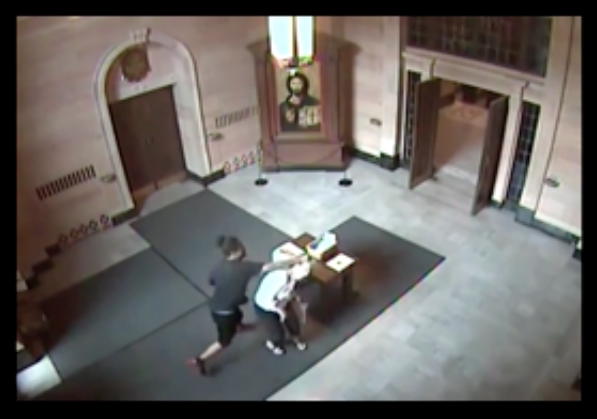
#> input picture dataset/A001-010.png, 1194 x 838 px, found by its file name (shown at 1/2 size); its folder holds 4 pictures in this run
$ python compress_images.py
#> lines starting #> are read from the running program, lines starting #| are printed output that depends on the picture
import os
from PIL import Image

def compress_images():
    src_dir = r"d:\COLLEGE\HACKATHON\Prototype\Crime-X-main\frontend\public\dataset"
    if not os.path.exists(src_dir):
        print("Source directory does not exist:", src_dir)
        return

    files = [f for f in os.listdir(src_dir) if f.lower().endswith(('.png', '.jpg', '.jpeg'))]
    print(f"Found {len(files)} files to compress.")

    for i, file in enumerate(files):
        path = os.path.join(src_dir, file)
        try:
            with Image.open(path) as img:
#> img is the input picture: PIL image 1194x838 RGBA; mean R, G, B, A 105.4, 100.9, 97.7, 255
                img.thumbnail((150, 150))
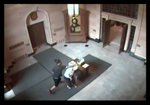
#> img: PIL image 150x105 RGBA; mean R, G, B, A 105.5, 101, 97.8, 255
                img.save(path, format="PNG", optimize=True)
            if (i + 1) % 20 == 0 or i == len(files) - 1:
                print(f"Compressed {i + 1}/{len(files)} files...")
        except Exception as e:
            print(f"Error compressing {file}: {e}")
#> pass 2 of the loop in compress_images, `for i, file in enumerate(files):`:
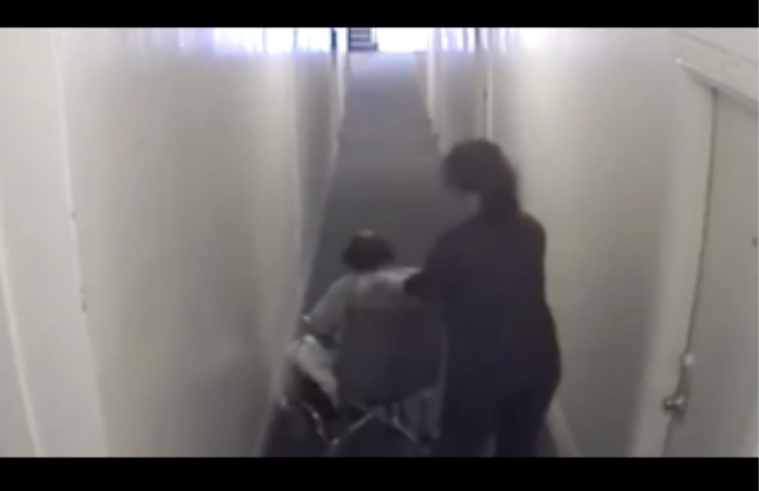
#> input picture dataset/A003-032.png, 1518 x 982 px, found by its file name (shown at 1/2 size)
#> in compress_images, img is the input picture: PIL image 1518x982 RGBA; mean R, G, B, A 117.9, 114.3, 113.6, 255
#> in compress_images, `img.thumbnail((150, 150))`:
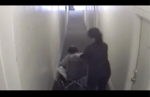
#> img: PIL image 150x97 RGBA; mean R, G, B, A 118, 114.4, 113.6, 255
#> pass 3 of the loop in compress_images, `for i, file in enumerate(files):`:
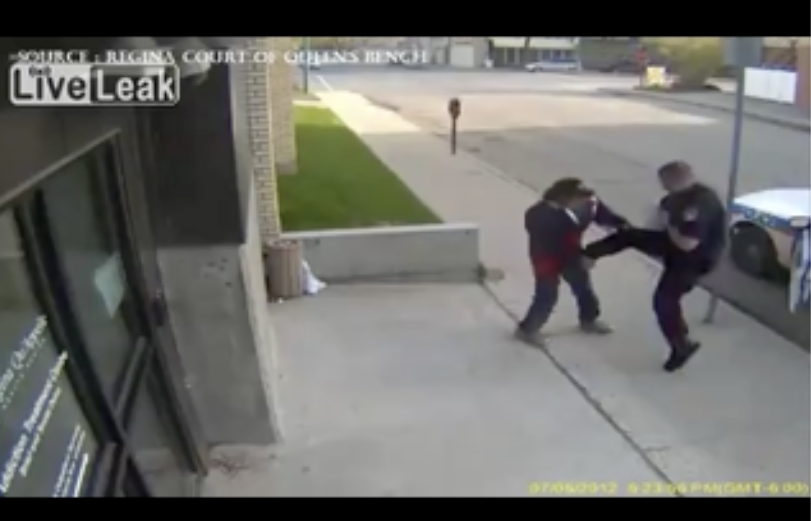
#> input picture dataset/A018-056.png, 1622 x 1042 px, found by its file name (shown at 1/2 size)
#> in compress_images, img is the input picture: PIL image 1622x1042 RGBA; mean R, G, B, A 107.1, 107.3, 103.8, 255
#> in compress_images, `img.thumbnail((150, 150))`:
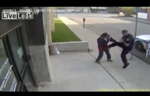
#> img: PIL image 150x96 RGBA; mean R, G, B, A 107.2, 107.4, 103.9, 255
#> the loop made 4 passes; the first 3 are shown

if __name__ == "__main__":
    compress_images()
